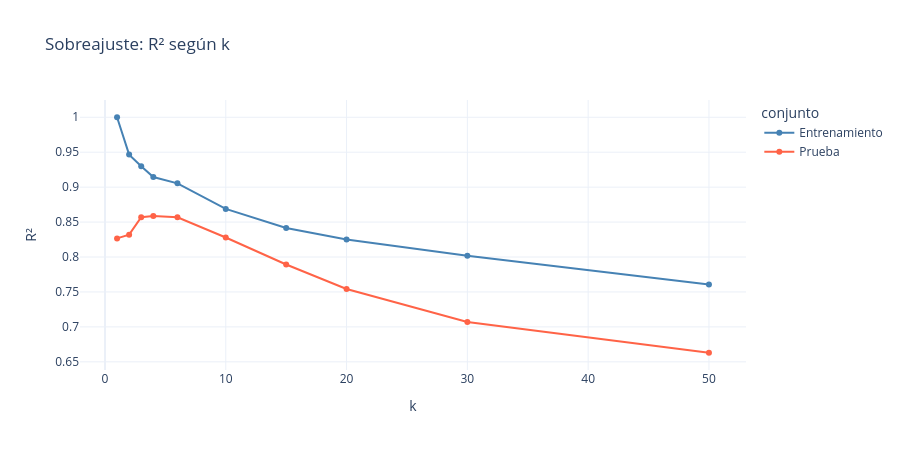

Here is the notebook cell this chart was saved with:
### Markdown cell above
---
# 5️⃣ El efecto de k, con datos reales (15 min)

En la teoría lo viste con datos de juguete. Aquí se ve el sobreajuste con los autos.

### Code cell
ks = [1, 2, 3, 4, 6, 10, 15, 20, 30, 50]
r2_train, r2_test = [], []

for k in ks:
    modelo = KNeighborsRegressor(n_neighbors=k).fit(X_train_escalado, y_train)
    r2_train.append(modelo.score(X_train_escalado, y_train))
    r2_test.append(modelo.score(X_test_escalado, y_test))

plot_curva_complejidad(ks, r2_train, r2_test, parametro='k', metrica='R²')

### Figure 1 — Plotly figure (JSON) as saved in the notebook; plotly's stock layout.template omitted (floating-point values rounded to 4 significant figures)
{"data": [{"hovertemplate": "conjunto=Entrenamiento<br>k=%{x}<br>R²=%{y}<extra></extra>", "legendgroup": "Entrenamiento", "line": {"color": "steelblue", "dash": "solid"}, "marker": {"symbol": "circle"}, "mode": "lines+markers", "name": "Entrenamiento", "orientation": "v", "showlegend": true, "type": "scatter", "x": [1, 2, 3, 4, 6, 10, 15, 20, 30, 50], "xaxis": "x", "y": [1.0, 0.9466, 0.9299, 0.9145, 0.9054, 0.8688, 0.8417, 0.825, 0.8019, 0.7606], "yaxis": "y"}, {"hovertemplate": "conjunto=Prueba<br>k=%{x}<br>R²=%{y}<extra></extra>", "legendgroup": "Prueba", "line": {"color": "tomato", "dash": "solid"}, "marker": {"symbol": "circle"}, "mode": "lines+markers", "name": "Prueba", "orientation": "v", "showlegend": true, "type": "scatter", "x": [1, 2, 3, 4, 6, 10, 15, 20, 30, 50], "xaxis": "x", "y": [0.8266, 0.832, 0.8569, 0.8587, 0.8569, 0.8279, 0.7893, 0.7542, 0.7069, 0.663], "yaxis": "y"}], "layout": {"height": 450, "legend": {"title": {"text": "conjunto"}, "tracegroupgap": 0}, "title": {"text": "Sobreajuste: R² según k"}, "width": 900, "xaxis": {"anchor": "y", "domain": [0.0, 1.0], "title": {"text": "k"}}, "yaxis": {"anchor": "x", "domain": [0.0, 1.0], "title": {"text": "R²"}}}}
